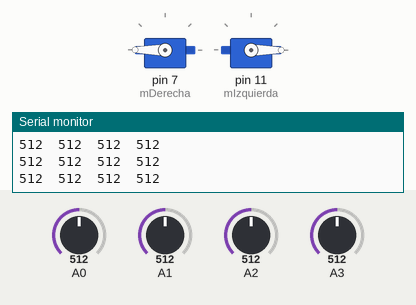
Simulated run of this sketch. Board: Arduino Uno, built with avr-gcc and run on an emulated ATmega328P. Parts: 2 × servo, the last lines printed to the serial monitor. The test bench sets the inputs (shaded band); at power-on: A2 = 512, A3 = 512, A0 = 512, A1 = 512.

Above: at 1.2 s.
1.3 s: A2 set to 698
2.8 s: A2 set to 720
At 3.9 s:
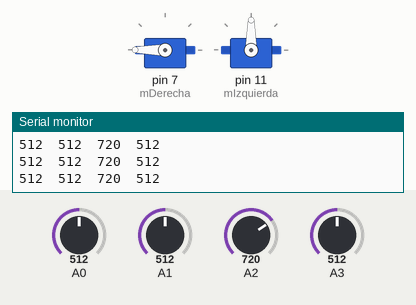
4.3 s: A3 set to 528
At 5.5 s:
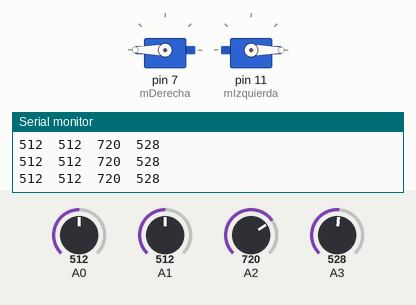
5.8 s: A3 set to 912
7.3 s: A3 set to 929
At 8.5 s:
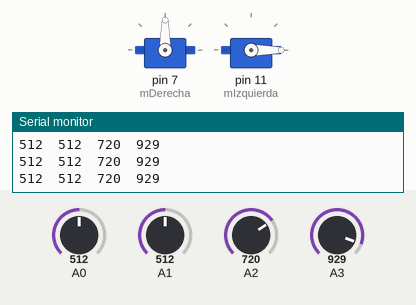
8.8 s: A3 set to 306
At 9.4 s:
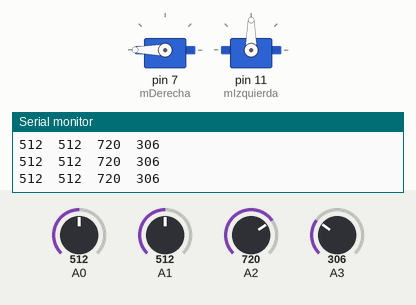
Timing chart, 0 to 11.3 s (numbered marks = the images above; inputs shaded):
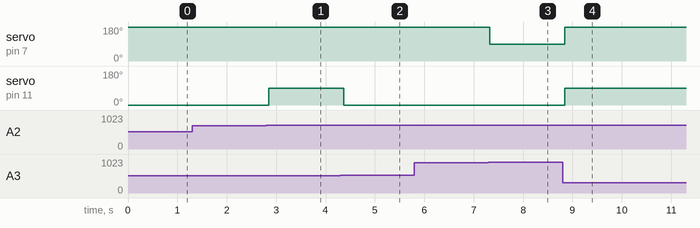

Measured:
- the behaviour switches between 711 and 712 on A2 (found by bisection; images 0 and 1)
- the behaviour switches between 520 and 521 on A3 (found by bisection; images 1 and 2)
- the behaviour switches between 919 and 920 on A3 (found by bisection; images 2 and 3)
- after the input at 2.8 s, servo on pin 11 (mIzquierda): 0° → 90° after 0.05 s
- after the input at 4.3 s, servo on pin 11 (mIzquierda): 90° → 0° after 0.07 s
- after the input at 7.3 s, servo on pin 7 (mDerecha): 180° → 90° at once
- after the input at 8.8 s, servo on pin 7 (mDerecha): 90° → 180° at once; servo on pin 11 (mIzquierda): 0° → 90° at once

The sketch:

huyeLuz.ino
```cpp
//ROBOT HUYELUZ
#include<Servo.h>
Servo mDerecha, mIzquierda;
int luzDerecha, luzIzquierda;
void setup() {
  // put your setup code here, to run once:
Serial.begin(9600);
mDerecha.attach(7);
mIzquierda.attach(11);

}

void loop() {
  // put your main code here, to run repeatedly:
Serial.print(analogRead(A0));
Serial.print("\t");
Serial.print(analogRead(A1));
Serial.print("\t");
Serial.print(analogRead(A2));
Serial.print("\t");
Serial.println(analogRead(A3));
luzDerecha=analogRead(A2);
luzIzquierda=analogRead(A3);
if (luzDerecha<luzIzquierda+200){
  giraDerecha();
}
if (luzIzquierda<luzDerecha+200){
  giraIzquierda();
}
if (abs(luzIzquierda-luzDerecha)<200){
  adelante();
}
delay(100);
}
void adelante(){
  mDerecha.write(180);
mIzquierda.write(0);
}
void paro(){
    mDerecha.write(90);
mIzquierda.write(90);
}
void giraDerecha(){
  mDerecha.write(90);
  mIzquierda.write(00);
}

void giraIzquierda(){
  mDerecha.write(180);
  mIzquierda.write(90);
}
```
